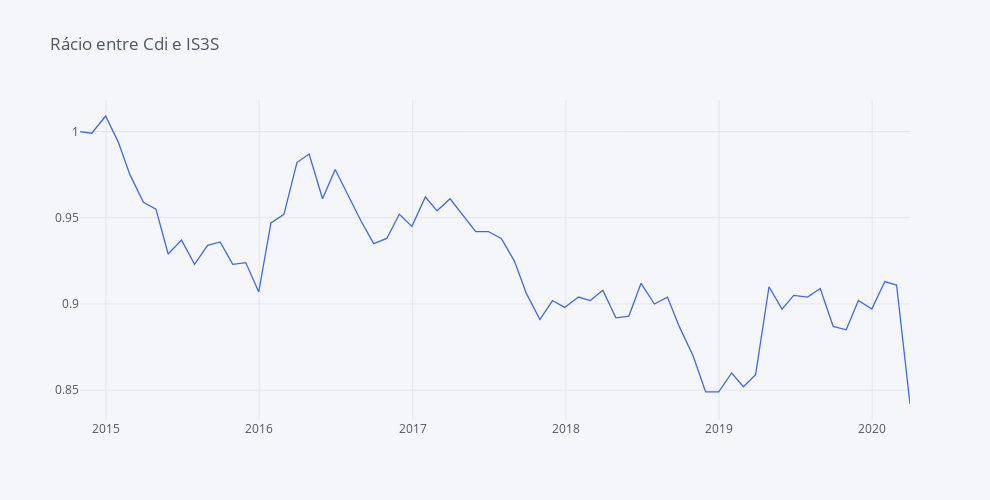

The notebook cell this image was saved under:
### Code cell
round(fundos_norm['Cdi'] / fundos_norm['IS3S'], 3).iplot(yTitle='', title='Rácio entre Cdi e IS3S',  colors=['royalblue', 'orange', 'dimgray'], dimensions = dimensions)

### Figure 1 — Plotly figure (JSON) as saved in the notebook; plotly's stock layout.template omitted (floating-point values rounded to 4 significant figures)
{"data": [{"line": {"color": "rgba(65, 105, 225, 1.0)", "dash": "solid", "shape": "linear", "width": 1.3}, "mode": "lines", "name": "None", "text": "", "type": "scatter", "x": ["2014-10-31", "2014-11-28", "2014-12-31", "2015-01-30", "2015-02-27", "2015-03-31", "2015-04-30", "2015-05-29", "2015-06-30", "2015-07-31", "2015-08-31", "2015-09-30", "2015-10-30", "2015-11-30", "2015-12-31", "2016-01-29", "2016-02-29", "2016-03-31", "2016-04-29", "2016-05-31", "2016-06-30", "2016-07-29", "2016-08-31", "2016-09-30", "2016-10-31", "2016-11-30", "2016-12-30", "2017-01-31", "2017-02-28", "2017-03-31", "2017-04-28", "2017-05-31", "2017-06-30", "2017-07-31", "2017-08-31", "2017-09-29", "2017-10-31", "2017-11-30", "2017-12-29", "2018-01-31", "2018-02-28", "2018-03-30", "2018-04-30", "2018-05-31", "2018-06-29", "2018-07-31", "2018-08-31", "2018-08-31", "2018-09-28", "2018-09-28", "2018-10-31", "2018-10-31", "2018-11-30", "2018-11-30", "2018-12-31", "2018-12-31", "2019-01-31", "2019-01-31", "2019-02-28", "2019-02-28", "2019-03-29", "2019-03-29", "2019-04-30", "2019-05-31", "2019-06-28", "2019-07-31", "2019-08-30", "2019-09-30", "2019-10-31", "2019-11-29", "2019-12-31", "2020-01-31", "2020-02-28", "2020-03-31"], "y": [1, 0.999, 1.009, 0.994, 0.975, 0.959, 0.955, 0.929, 0.937, 0.923, 0.934, 0.936, 0.923, 0.924, 0.907, 0.947, 0.952, 0.982, 0.987, 0.961, 0.978, 0.964, 0.948, 0.935, 0.938, 0.952, 0.945, 0.962, 0.954, 0.961, 0.952, 0.942, 0.942, 0.938, 0.925, 0.906, 0.891, 0.902, 0.898, 0.904, 0.902, 0.908, 0.892, 0.893, 0.912, 0.9, 0.904, 0.904, 0.887, 0.887, 0.87, 0.87, 0.849, 0.849, 0.849, 0.849, 0.86, 0.86, 0.852, 0.852, 0.859, 0.859, 0.91, 0.897, 0.905, 0.904, 0.909, 0.887, 0.885, 0.902, 0.897, 0.913, 0.911, 0.842]}], "layout": {"height": 500, "legend": {"bgcolor": "#F5F6F9", "font": {"color": "#4D5663"}}, "paper_bgcolor": "#F5F6F9", "plot_bgcolor": "#F5F6F9", "title": {"font": {"color": "#4D5663"}, "text": "Rácio entre Cdi e IS3S"}, "width": 990, "xaxis": {"autorange": true, "gridcolor": "#E1E5ED", "range": ["2014-10-31", "2020-03-31"], "showgrid": true, "tickfont": {"color": "#4D5663"}, "title": {"font": {"color": "#4D5663"}, "text": ""}, "type": "date", "zerolinecolor": "#E1E5ED"}, "yaxis": {"autorange": true, "gridcolor": "#E1E5ED", "range": [0.8327, 1.018], "showgrid": true, "tickfont": {"color": "#4D5663"}, "title": {"font": {"color": "#4D5663"}, "text": ""}, "type": "linear", "zerolinecolor": "#E1E5ED"}}}
